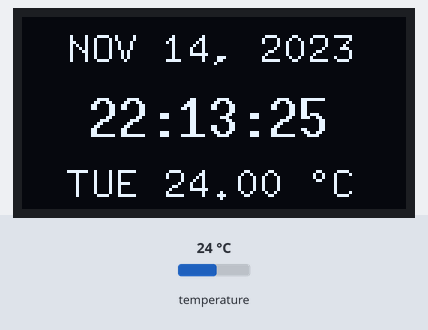
A sketch run on a simulated Arduino Uno, built with avr-gcc and run on an emulated ATmega328P. Shown: 128×64 one-colour display. Inputs (shaded band) come from the test bench; at power-on: temperature 24 °C. The local clock reads 2024-03-15 10:24:30 at power-on unless the sketch sets it.

Above: at 6.2 s.
6.3 s: temperature set to 12 °C
At 8.1 s:
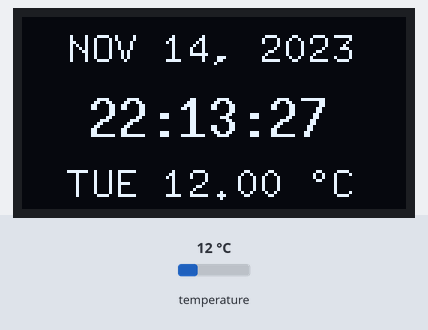
9.8 s: temperature set to 19 °C
At 11.2 s:
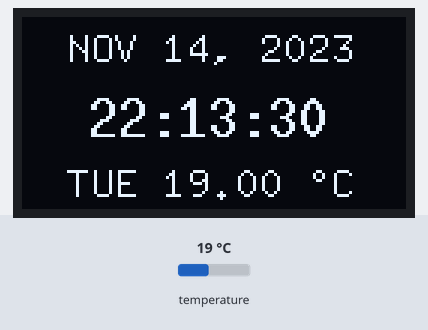
13.1 s: temperature set to 28 °C
At 14.6 s:
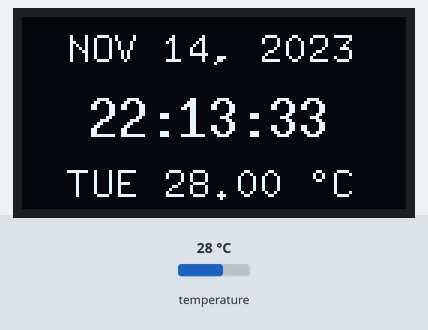
Timing chart, 0 to 16.1 s (numbered marks = the images above; inputs shaded):
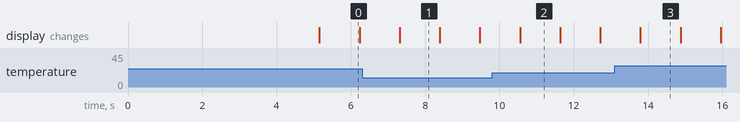

The sketch:

digital_clock.ino
```cpp
#include <U8g2lib.h>
#include <Wire.h>
#include <DS3231.h>

DS3231 clock;
RTCDateTime dt;

U8G2_SH1106_128X64_NONAME_F_HW_I2C u8g2(U8G2_R0, /* reset=*/U8X8_PIN_NONE);

void setup() {
  u8g2.begin();
  u8g2.clearBuffer();
  u8g2.setFont(u8g2_font_8x13_tf); // Set font to bold

  clock.begin();

  // Uncomment below line to set system date and time
  clock.setDateTime(__DATE__, __TIME__);

  u8g2.setCursor(15, 40);
  u8g2.print("Hello Rahul");

  u8g2.sendBuffer();
  delay(5000);
}

void loop() {
  dt = clock.getDateTime();

  u8g2.firstPage();
  do {
    u8g2.setCursor(15, 15);
    u8g2.print(getMonthName(dt.month));
    u8g2.print(" ");
    u8g2.print(dt.day);
    u8g2.print(", ");
    u8g2.print(dt.year);

    u8g2.setFont(u8g2_font_10x20_tf); // Set a bigger font size for the time
    u8g2.setCursor(22, 40);
    u8g2.print(dt.hour);
    u8g2.print(":");
    if (dt.minute < 10) {
      u8g2.print("0");
    }
    u8g2.print(dt.minute);
    u8g2.print(":");
    if (dt.second < 10) {
      u8g2.print("0");
    }
    u8g2.print(dt.second);

    u8g2.setFont(u8g2_font_8x13_tf); // Reset font size to default
    u8g2.setCursor(15, 60);
    String weekday = getWeekdayName(dt.dayOfWeek);
    weekday.toUpperCase();
    u8g2.print(weekday);
    u8g2.print(" ");
    u8g2.print(clock.readTemperature());
    u8g2.print(" \xB0""C");

  } while (u8g2.nextPage());

  delay(1000);  // Delay for 1 second
}

String getWeekdayName(uint8_t weekday) {
  switch (weekday) {
    case 1:
      return "MON";
    case 2:
      return "TUE";
    case 3:
      return "WED";
    case 4:
      return "THU";
    case 5:
      return "FRI";
    case 6:
      return "SAT";
    case 7:
      return "SUN";
    default:
      return "Unknown";
  }
}

String getMonthName(uint8_t month) {
  switch (month) {
    case 1:
      return "JAN";
    case 2:
      return "FEB";
    case 3:
      return "MAR";
    case 4:
      return "APR";
    case 5:
      return "MAY";
    case 6:
      return "JUN";
    case 7:
      return "JUL";
    case 8:
      return "AUG";
    case 9:
      return "SEP";
    case 10:
      return "OCT";
    case 11:
      return "NOV";
    case 12:
      return "DEC";
    default:
      return "Unknown";
  }
}
```

Measured:
- what the display in image 0 shows lasts 1.0 s, from 5.2 s to 6.2 s
